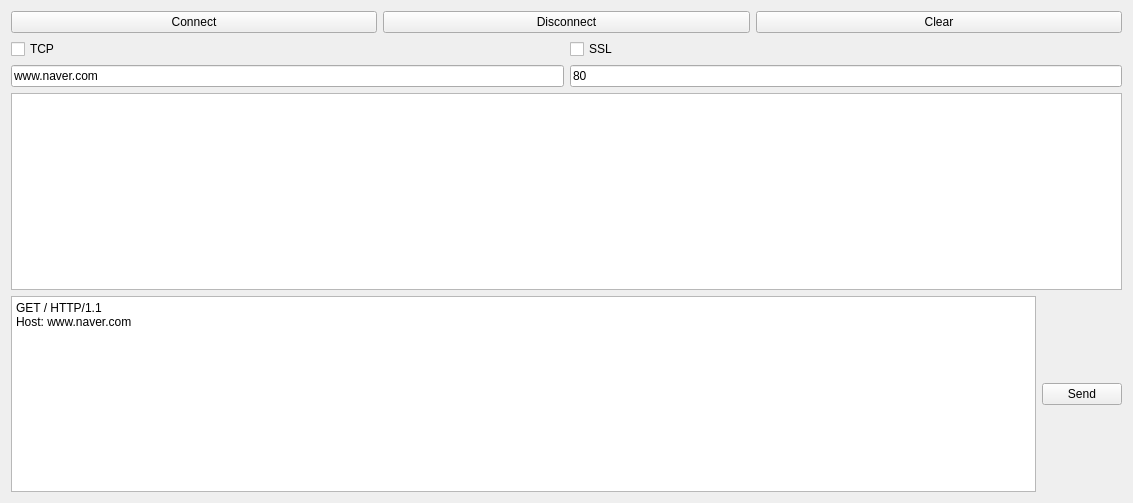
<?xml version="1.0" encoding="UTF-8"?>
<ui version="4.0">
 <class>Widget</class>
 <widget class="QWidget" name="Widget">
  <property name="geometry">
   <rect>
    <x>0</x>
    <y>0</y>
    <width>1133</width>
    <height>503</height>
   </rect>
  </property>
  <property name="windowTitle">
   <string>Widget</string>
  </property>
  <layout class="QVBoxLayout" name="verticalLayout">
   <item>
    <layout class="QHBoxLayout" name="horizontalLayout">
     <item>
      <widget class="QPushButton" name="pbConnect">
       <property name="text">
        <string>Connect</string>
       </property>
      </widget>
     </item>
     <item>
      <widget class="QPushButton" name="pbDisconnect">
       <property name="text">
        <string>Disconnect</string>
       </property>
      </widget>
     </item>
     <item>
      <widget class="QPushButton" name="pbClear">
       <property name="text">
        <string>Clear</string>
       </property>
      </widget>
     </item>
    </layout>
   </item>
   <item>
    <layout class="QHBoxLayout" name="horizontalLayout_4">
     <item>
      <widget class="QCheckBox" name="cbTcp">
       <property name="text">
        <string>TCP</string>
       </property>
      </widget>
     </item>
     <item>
      <widget class="QCheckBox" name="cbSsl">
       <property name="text">
        <string>SSL</string>
       </property>
      </widget>
     </item>
    </layout>
   </item>
   <item>
    <layout class="QHBoxLayout" name="horizontalLayout_2">
     <item>
      <widget class="QLineEdit" name="leHost">
       <property name="text">
        <string>www.naver.com</string>
       </property>
      </widget>
     </item>
     <item>
      <widget class="QLineEdit" name="lePort">
       <property name="text">
        <string>80</string>
       </property>
      </widget>
     </item>
    </layout>
   </item>
   <item>
    <widget class="QPlainTextEdit" name="pteMessage"/>
   </item>
   <item>
    <layout class="QHBoxLayout" name="horizontalLayout_3">
     <item>
      <widget class="QPlainTextEdit" name="pteSend">
       <property name="plainText">
        <string>GET / HTTP/1.1
Host: www.naver.com

</string>
       </property>
      </widget>
     </item>
     <item>
      <widget class="QPushButton" name="pbSend">
       <property name="sizePolicy">
        <sizepolicy hsizetype="Minimum" vsizetype="Fixed">
         <horstretch>0</horstretch>
         <verstretch>0</verstretch>
        </sizepolicy>
       </property>
       <property name="text">
        <string>Send</string>
       </property>
      </widget>
     </item>
    </layout>
   </item>
  </layout>
 </widget>
 <resources/>
 <connections/>
</ui>
